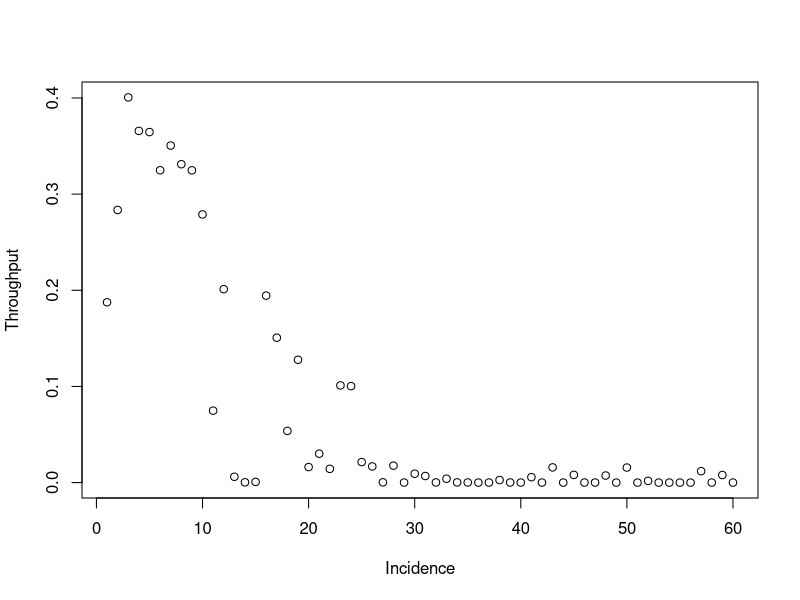

The R script that drew this image:
library("magrittr")

N = 100
slotTime <- 100000

template <- matrix(1:(slotTime*N),nrow=N,ncol = slotTime) * 0

spoil <- lapply(1:60,function(x){
  lambda <- 0.0005 * x
  
  data <- template
  
  # 各局毎に送信
  for(i in 1:N){
    tmp <- runif(slotTime,0,1/lambda) %>% ceiling()
    tmp <- (1:slotTime)[tmp == 1] [1]
    data[i,tmp] <- 1
    interval <- round((-1 * log(runif(1)) / lambda) + 1)
    num <- floor((slotTime - tmp) / interval)
    for(j in 1:num) data[i,tmp + j * interval] <- 1
  }
  
  # 重複数カウント
  tmp <- lapply(1:slotTime,function(y){
    sum(data[,y]) == 1
  }) %>% unlist()
  count = sum(tmp == TRUE)
  # 成功率
  return(count / slotTime)
}) %>% unlist()
  

print(max(spoil))
print(ave(spoil))
plot(spoil,xlab="Incidence",ylab="Throughput")